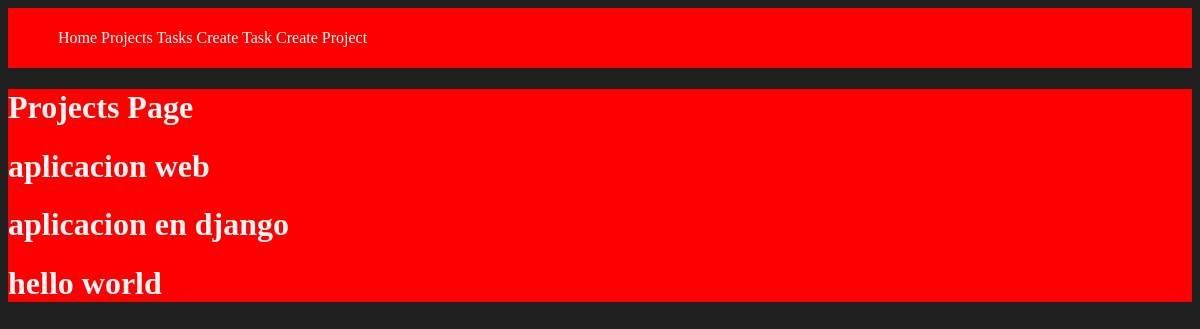
/projects/, run on the app's committed database.
### myapp/models.py (models this page shows, shortened)
class Project(models.Model):
    name = models.CharField(max_length=200)

### myapp/views.py (the view)
# urls.py: path('projects/', views.projects, name='projects'),
def projects(request):
    projects = Project.objects.all()
    return render(request, 'projects/projects.html', {
        'projects': projects
    })

### myapp/templates/projects/projects.html
{% extends 'layouts/base.html' %} {% block content %}
<h1>Projects Page</h1>
{% for project in projects %}
<div>
    <h1>{{project.name}}</h1>
</div>
{% endfor %} {% endblock %}

### myapp/static/styles/main.css (style rules this page uses)
body { background: #202020; color: whitesmoke; }

### data on the page
Project: name "aplicacion web"
Project: name "aplicacion en django"
Project: name "hello world"
